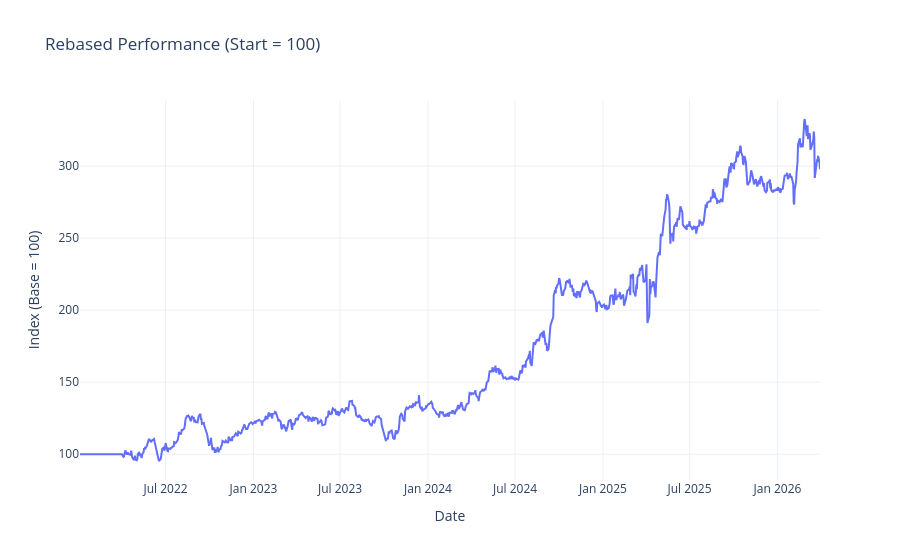

Notebook code cell kept with this figure:
### Code cell
fig=analysis.plot_rebased_performance(df_nav)
fig

### Figure 1 — Plotly figure (JSON) as saved in the notebook; plotly's stock layout.template omitted (floating-point values rounded to 4 significant figures; data arrays with more than 128 entries replaced by an {"elided": "..."} marker saying what was removed)
{"data": [{"hovertemplate": "<b>%{fullData.name}</b><br>Date: %{x|%b %d, %Y}<br>Value: %{y:.2f}<extra></extra>", "mode": "lines", "name": "bollinger_reversion", "type": "scatter", "x": {"elided": "1064 str values"}, "y": {"elided": "1064 float values"}}], "layout": {"hovermode": "closest", "legend": {"orientation": "v", "x": 1.02, "xanchor": "left", "y": 1, "yanchor": "top"}, "title": {"text": "Rebased Performance (Start = 100)"}, "xaxis": {"title": {"text": "Date"}}, "yaxis": {"title": {"text": "Index (Base = 100)"}}}}
